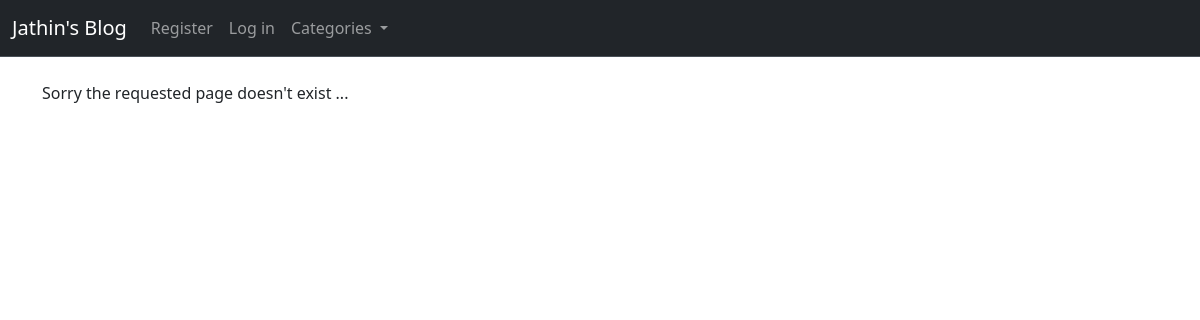
The app's page /category/demo, older data.
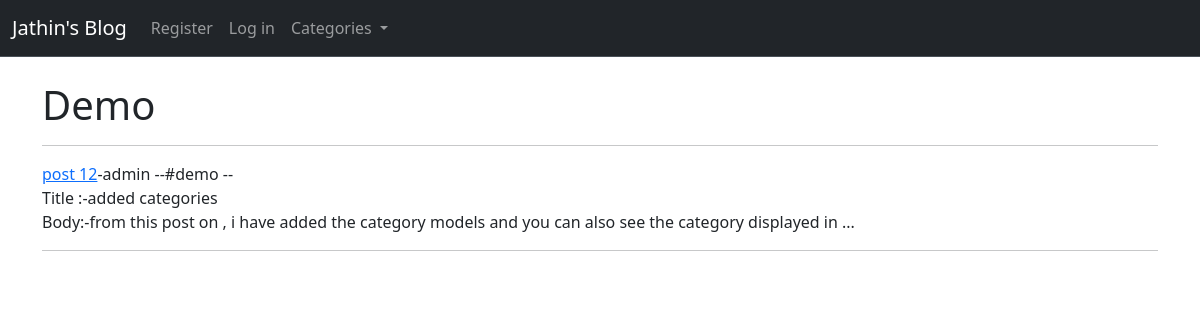
The same page, newer data.
### post/models.py (models this page shows, shortened)
class Post(models.Model):
    title = models.CharField(max_length=50)
    title_tag=models.CharField(max_length=20, null=True)
    author = models.ForeignKey(User, on_delete=models.CASCADE)
    body = RichTextField(blank=True, null=True)
    post_time=models.TimeField(auto_now_add=True)
    post_date=models.DateField(auto_now_add=True)
    category=models.CharField(max_length=225, default='coding')
    likes=models.ManyToManyField(User, related_name="blog_likes")

### post/views.py (the view)
# urls.py: path('category/<str:cat>', sortbycategory, name="categorypost"),
def sortbycategory(request, cat):
    category_objects=Post.objects.filter(category=cat.replace('-',' '))
    return render(request, 'sortbycategory.html', {'cats':cat.title().replace('-',' '), 'category_objects':category_objects,})

### post/templates/sortbycategory.html (shortened to what this page needs)
{% extends 'base.html' %}
{% block content %}
    {% if category_objects %}
        <h1>{{cats}}</h1>
        {% for post in category_objects %}
            <hr>
            <a href="{% url 'articleview' post.id %}">{{post.title}}</a>-{{post.author}}
            --#{{post.category}} --
            <br>
            Title :-{{post.title_tag}} <br>
            Body:-{{post.body| slice:":100"}} ...
            <hr>
        {% endfor %}
    {% else %}
        Sorry the requested page doesn't exist ...
    {% endif %}
{% endblock %}

Row changes from the older to the newer data that the page shows:
added Post: category "Demo", title "post 12", author "admin", category "demo", title_tag "added categories", body "from this post on , i have added the category models and you can also see the category displayed in"
Text that changed along with them:
text no longer shown: "Sorry the requested page doesn't exist ..."
